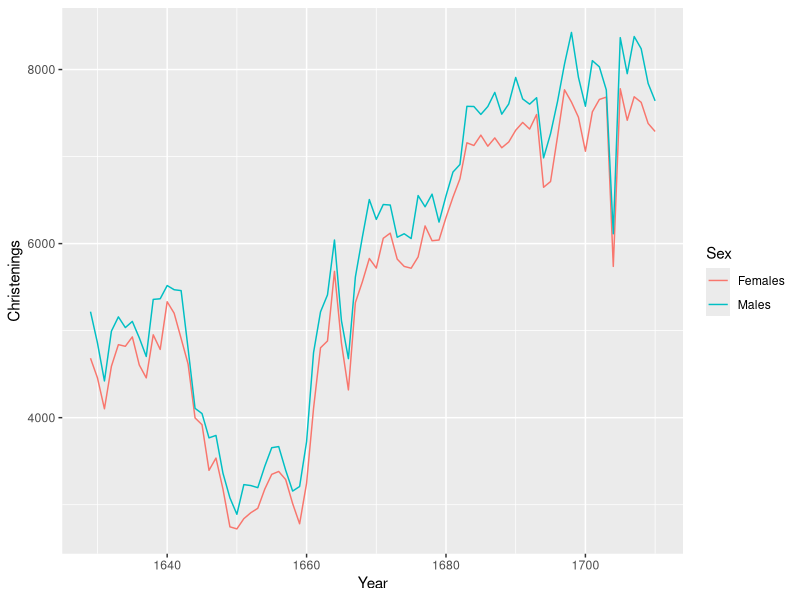
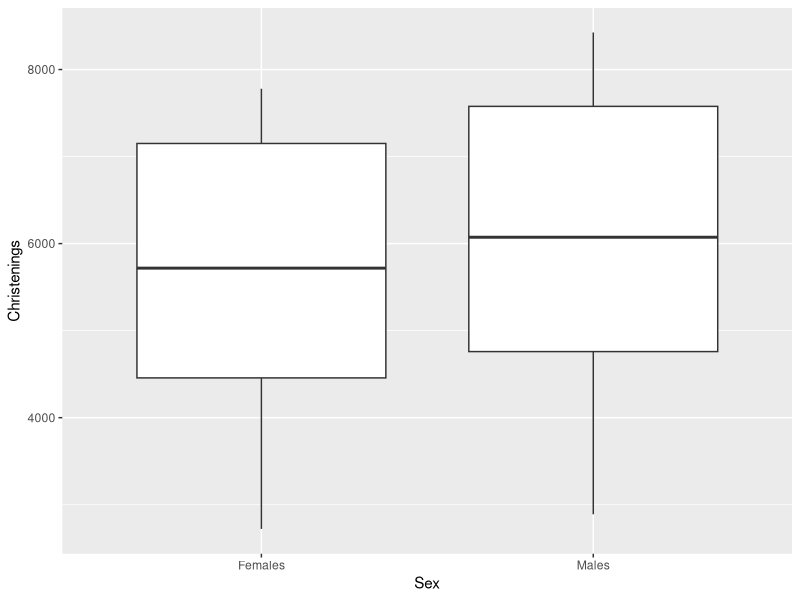
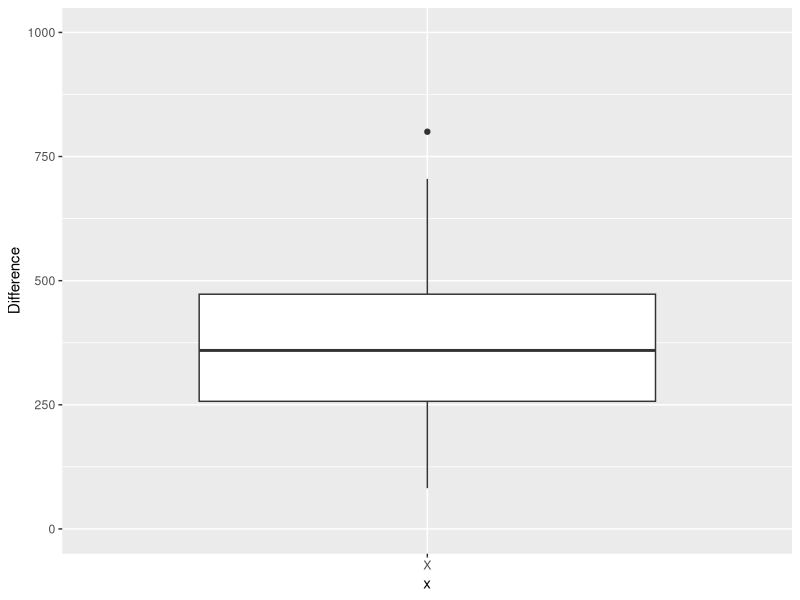
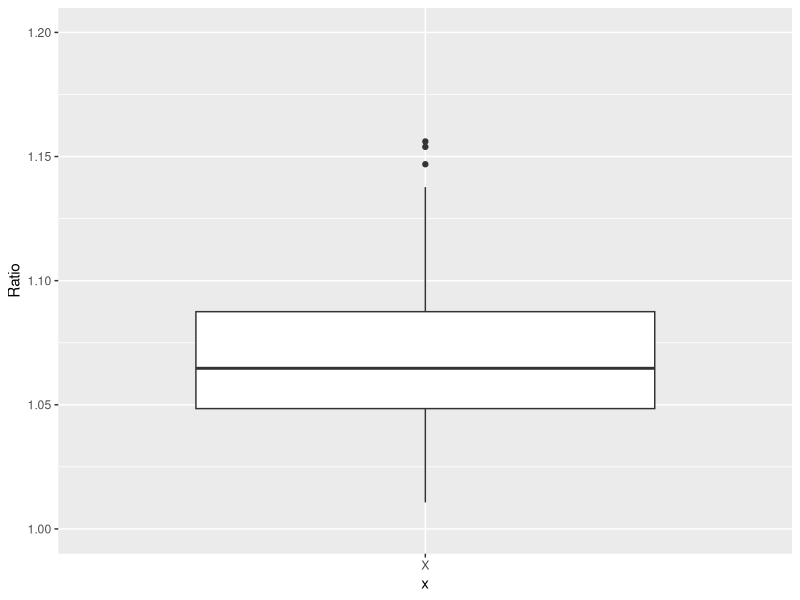

Here is the R script that generated these plots, in order:
## ---- chunk 1
library(tidyverse)
## ---- chunk 2
arbuthnot <- read_csv('arbuthnot.csv')
arbuthnot
## ---- chunk 3
long_data <- arbuthnot  %>%
    pivot_longer(Males:Females, names_to = "Sex", values_to = "Christenings")
## ---- chunk 4
long_data
## ---- chunk 5
ggplot(long_data, aes(x = Year, y = Christenings,  color = Sex)) +
    geom_line()
## ---- chunk 6
ggplot(long_data, aes(y = Christenings, x = Sex)) + 
    geom_boxplot()
## ---- chunk 7
long_data %>%
  group_by(Sex) %>%
  summarize(min = min(Christenings),
            mean = mean(Christenings),
            sd = sd(Christenings),
            max = max(Christenings),
            n = n())
## ---- chunk 8
arbuthnot <- arbuthnot %>% mutate(Difference = Males - Females, 
                                  Ratio = Males / Females)
## ---- chunk 9
ggplot(arbuthnot, aes(y = Difference, x = 'X')) + geom_boxplot() + 
    scale_y_continuous(limits=c(0.0,1000))
# I manually set the limits to make sure that the ratio of 1 was in the chart.
## ---- chunk 10
ggplot(arbuthnot, aes(y = Ratio, x = 'X')) + geom_boxplot() + 
    scale_y_continuous(limits=c(1.0,1.2))
# I manually set the limits to make sure that the ratio of 1 was in the chart.
## ---- chunk 11

arbuthnot %>% summarize(min = min(Difference),
                        mean = mean(Difference),
                        sd = sd(Difference),
                        max = max(Difference),
                        n = n())
arbuthnot %>% summarize(min = min(Ratio),
                        mean = mean(Ratio),
                        sd = sd(Ratio),
                        max = max(Ratio),
                        n = n())
## ---- chunk 12
lm.model.1 <- lm(Christenings ~ 1+Sex, data=long_data)
summary(lm.model.1)
## ---- chunk 13
lm.model.2 <- lm(Difference ~ 1, data=arbuthnot)
summary(lm.model.2)
## ---- chunk 14
lm.model.3 <- lm(Ratio ~ 1, data=arbuthnot)
summary(lm.model.3)
## ---- chunk 15
T = (1.07 - 1) / .00345
T
## ---- chunk 16
pt(-20, 81)
## ---- chunk 17
confint(lm.model.3, level=.90)
## ---- chunk 18
t.test(x=arbuthnot$Difference)
## ---- chunk 19
t.test(x=arbuthnot$Ratio, mu=1)
## ---- chunk 20
t.test(x=arbuthnot$Females, y=arbuthnot$Males, data=arbuthnot, var.equal=TRUE)
## ---- chunk 21
t.test(x=arbuthnot$Females, y=arbuthnot$Males, data=arbuthnot, var.equal=TRUE, paired=TRUE)
